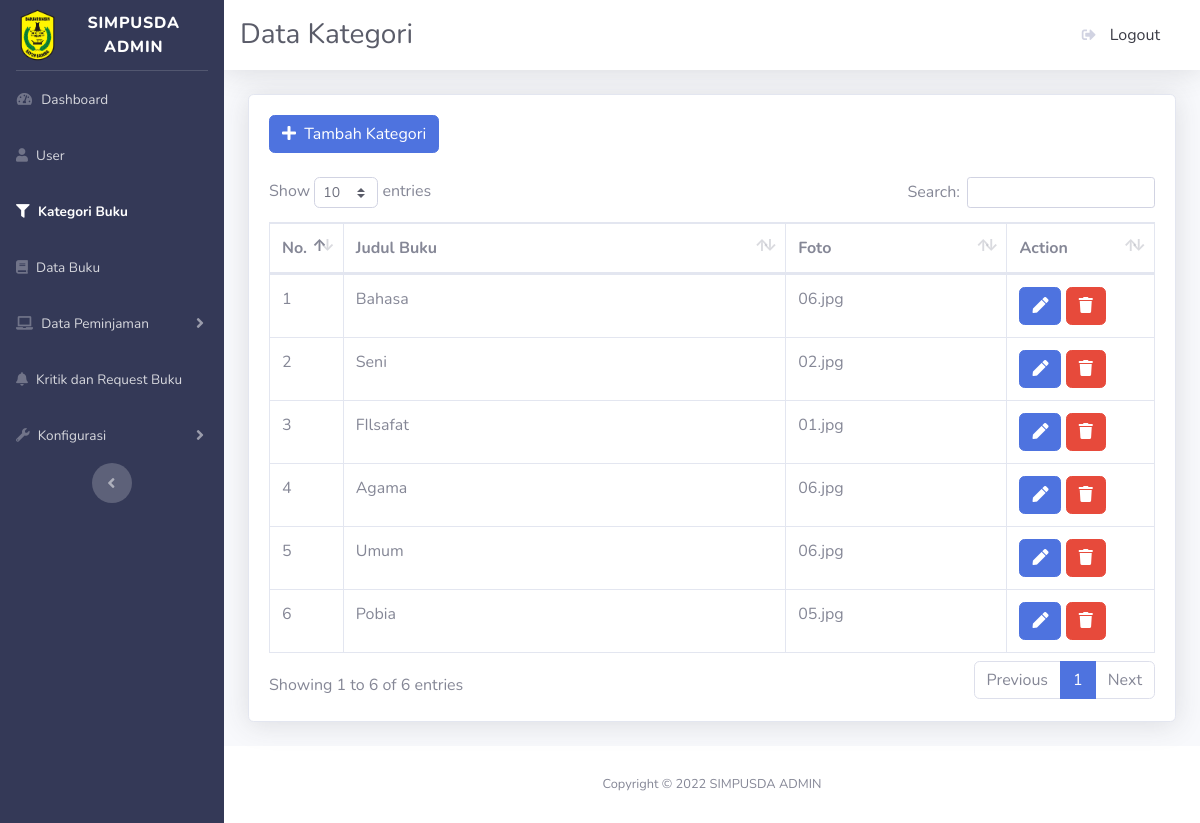
Page /admin/kategoribuku.php on the earlier database version.
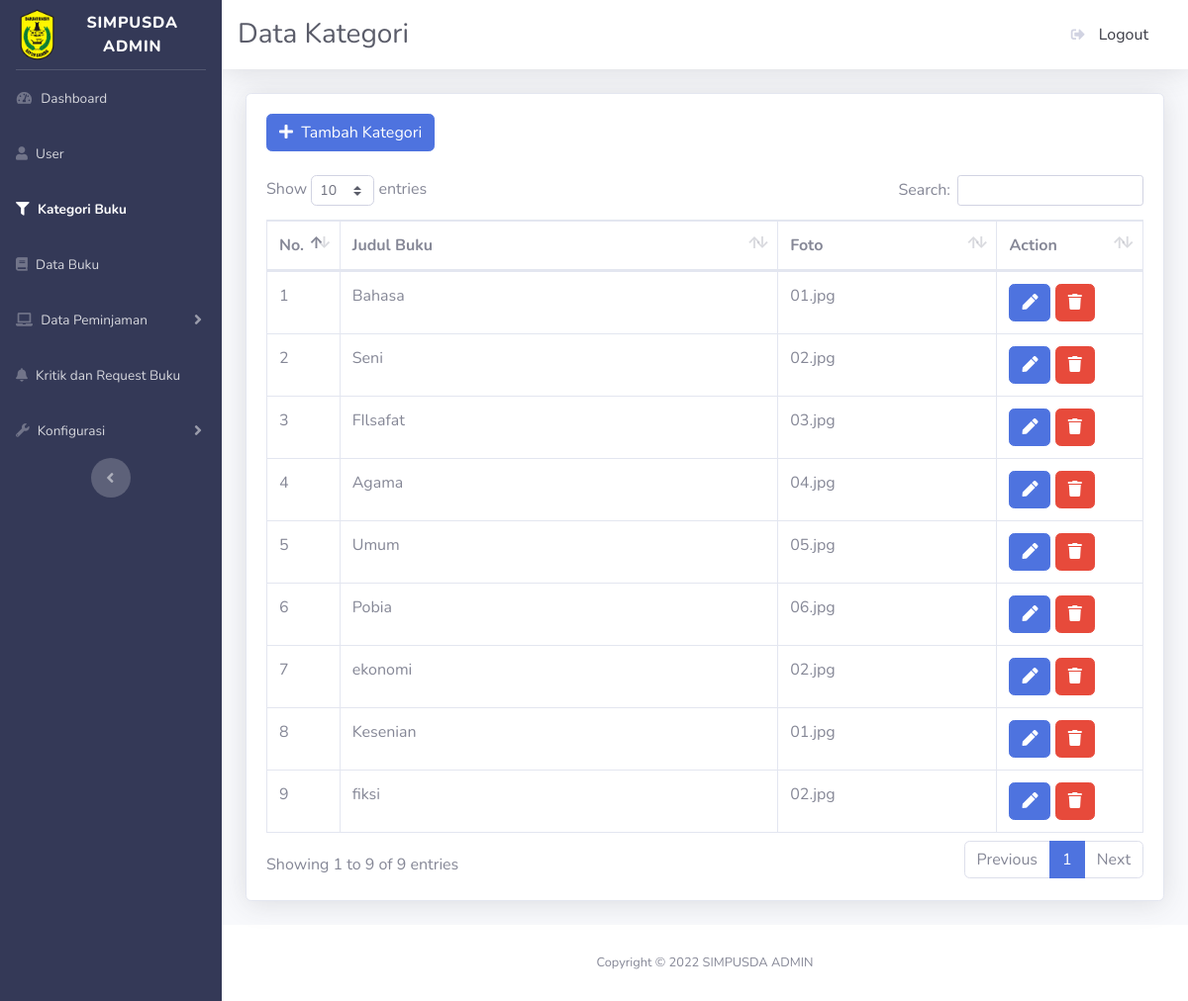
Same page on the later database version.
### tables this page shows
CREATE TABLE `m_kategori` (
  `id` int(10) UNSIGNED NOT NULL,
  `nama_kategori` varchar(25) NOT NULL,
  `foto` varchar(255) NOT NULL
);

### admin/kategoribuku.php (the view, shortened to what the changed rows need)
<?php
include_once("config.php");
$stmt_kategori = $pdo_conn->prepare("SELECT * FROM m_kategori");
$stmt_kategori->execute();
$result_kategori = $stmt_kategori->fetchAll();
?>
<!DOCTYPE html>
<html lang="en">
<head>
    <link href="vendor/fontawesome-free/css/all.min.css" rel="stylesheet" type="text/css">
    <link href="css/sb-admin-2.min.css" rel="stylesheet">
    <link href="vendor/datatables/dataTables.bootstrap4.min.css" rel="stylesheet">
</head>
<body id="page-top">
    <div id="wrapper">
        <div id="content-wrapper" class="d-flex flex-column">
            <div id="content">
                <div class="container-fluid">
                    <div class="card shadow mb-4">
                        <div class="card-body">
                        <button type="button" class="btn btn-primary" data-toggle="modal" data-target="#exampleModal2">
                                    <i class="fa fa-plus"></i>&nbsp; Tambah Kategori
                                </button> <br><br>
                            <div class="table-responsive">
                                <table class="table table-bordered" id="dataTable" width="100%" cellspacing="0">
                                <thead>
                                        <tr>
                                          <th class="col-1">No.</th>
                                          <th class="col-6">Judul Buku</th>
                                          <th class="col-3">Foto</th>
                                          <th class="col-2">Action</th>
                                        </tr>
                                      </thead>
                                      <tbody>
                                        <?php
                                        $no = 1;
                                        foreach($result_kategori as $user_data){
                                            echo "<tr>";
                                            echo "<td>".$no++."</td>";
                                            echo "<td>".$user_data['nama_kategori']."</td>";
                                            echo "<td>".$user_data['foto']."</td>";
                                            echo "<td>
                                            <a href='editkategori.php?id=$user_data[id]'><button class='btn btn-primary' title='Edit'>
                                            <i class ='fa fa-pen'></i></button></a>
                                            <a href='hapuskategori.php?id=$user_data[id]' class ='confirmation'><button class='btn btn-danger' title='Hapus'>
                                            <i class ='fa fa-trash'></i></button></a>
                                            </td>
                                            </tr>";
                                          }
                                        ?>
                                    </tbody>
                                </table>
                            </div>
                        </div>
                    </div>
                </div>
            </div>
        </div>
    </div>
</body>
</html>

Differences in the rows shown:
changed m_kategori "Bahasa": foto "06.jpg" → "01.jpg"
changed m_kategori "FIlsafat": foto "01.jpg" → "03.jpg"
changed m_kategori "Agama": foto "06.jpg" → "04.jpg"
changed m_kategori "Umum": foto "06.jpg" → "05.jpg"
changed m_kategori "Pobia": foto "05.jpg" → "06.jpg"
added m_kategori: nama_kategori "ekonomi", foto "02.jpg"
added m_kategori: nama_kategori "Kesenian", foto "01.jpg"
added m_kategori: nama_kategori "fiksi", foto "02.jpg"
Other differences:
text written by a page script: "Show entries Search: Showing 1 to 6 of 6 entries Previous 1 Next" → "Show entries Search: Showing 1 to 9 of 9 entries Previous 1 Next"
